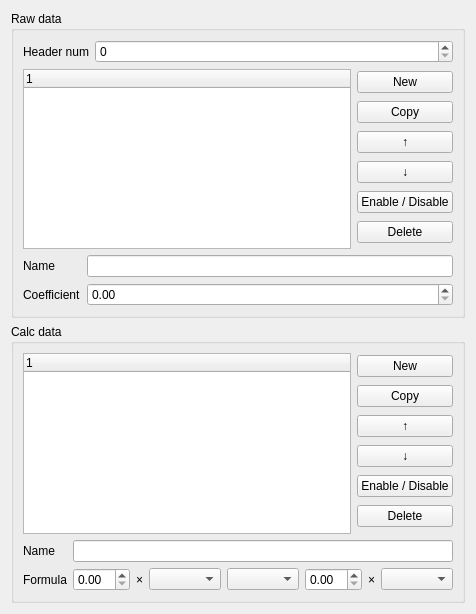
<?xml version="1.0" encoding="UTF-8"?>
<ui version="4.0">
 <class>Form</class>
 <widget class="QWidget" name="Form">
  <property name="geometry">
   <rect>
    <x>0</x>
    <y>0</y>
    <width>460</width>
    <height>614</height>
   </rect>
  </property>
  <property name="windowTitle">
   <string>Form</string>
  </property>
  <layout class="QVBoxLayout" name="verticalLayout_4">
   <item>
    <widget class="QGroupBox" name="groupBox">
     <property name="title">
      <string>Raw data</string>
     </property>
     <layout class="QVBoxLayout" name="verticalLayout_7">
      <item>
       <layout class="QFormLayout" name="formLayout">
        <item row="0" column="0">
         <widget class="QLabel" name="label">
          <property name="text">
           <string>Header num</string>
          </property>
         </widget>
        </item>
        <item row="0" column="1">
         <widget class="QSpinBox" name="headerNumSpinBox"/>
        </item>
       </layout>
      </item>
      <item>
       <layout class="QHBoxLayout" name="horizontalLayout">
        <item>
         <widget class="QTreeWidget" name="rawDataTreeWidget">
          <column>
           <property name="text">
            <string notr="true">1</string>
           </property>
          </column>
         </widget>
        </item>
        <item>
         <layout class="QVBoxLayout" name="verticalLayout">
          <item>
           <widget class="QPushButton" name="rawDataNewButton">
            <property name="text">
             <string>New</string>
            </property>
           </widget>
          </item>
          <item>
           <widget class="QPushButton" name="rawDataCopyButton">
            <property name="text">
             <string>Copy</string>
            </property>
           </widget>
          </item>
          <item>
           <widget class="QPushButton" name="rawDataUpButton">
            <property name="text">
             <string>↑</string>
            </property>
           </widget>
          </item>
          <item>
           <widget class="QPushButton" name="rawDataDownButton">
            <property name="text">
             <string>↓</string>
            </property>
           </widget>
          </item>
          <item>
           <widget class="QPushButton" name="rawDataEnableButton">
            <property name="text">
             <string>Enable / Disable</string>
            </property>
           </widget>
          </item>
          <item>
           <widget class="QPushButton" name="rawDataDeleteButton">
            <property name="text">
             <string>Delete</string>
            </property>
           </widget>
          </item>
         </layout>
        </item>
       </layout>
      </item>
      <item>
       <layout class="QFormLayout" name="formLayout_2">
        <item row="0" column="0">
         <widget class="QLabel" name="label_2">
          <property name="text">
           <string>Name</string>
          </property>
         </widget>
        </item>
        <item row="1" column="0">
         <widget class="QLabel" name="label_3">
          <property name="text">
           <string>Coefficient</string>
          </property>
         </widget>
        </item>
        <item row="0" column="1">
         <widget class="QLineEdit" name="rawDataNameEdit"/>
        </item>
        <item row="1" column="1">
         <widget class="QDoubleSpinBox" name="rawDataCoefficientSpinBox"/>
        </item>
       </layout>
      </item>
     </layout>
    </widget>
   </item>
   <item>
    <widget class="QGroupBox" name="groupBox_2">
     <property name="title">
      <string>Calc data</string>
     </property>
     <layout class="QVBoxLayout" name="verticalLayout_5">
      <item>
       <layout class="QHBoxLayout" name="horizontalLayout_3">
        <item>
         <widget class="QTreeWidget" name="calcDataTreeWidget">
          <column>
           <property name="text">
            <string notr="true">1</string>
           </property>
          </column>
         </widget>
        </item>
        <item>
         <layout class="QVBoxLayout" name="verticalLayout_3">
          <item>
           <widget class="QPushButton" name="calcDataNewButton">
            <property name="text">
             <string>New</string>
            </property>
           </widget>
          </item>
          <item>
           <widget class="QPushButton" name="calcDataCopyButton">
            <property name="text">
             <string>Copy</string>
            </property>
           </widget>
          </item>
          <item>
           <widget class="QPushButton" name="calcDataUpButton">
            <property name="text">
             <string>↑</string>
            </property>
           </widget>
          </item>
          <item>
           <widget class="QPushButton" name="calcDataDownButton">
            <property name="text">
             <string>↓</string>
            </property>
           </widget>
          </item>
          <item>
           <widget class="QPushButton" name="calcDataEnableButton">
            <property name="text">
             <string>Enable / Disable</string>
            </property>
           </widget>
          </item>
          <item>
           <widget class="QPushButton" name="calcDataDeleteButton">
            <property name="text">
             <string>Delete</string>
            </property>
           </widget>
          </item>
         </layout>
        </item>
       </layout>
      </item>
      <item>
       <layout class="QFormLayout" name="formLayout_3">
        <item row="0" column="0">
         <widget class="QLabel" name="label_4">
          <property name="text">
           <string>Name</string>
          </property>
         </widget>
        </item>
        <item row="1" column="0">
         <widget class="QLabel" name="label_5">
          <property name="text">
           <string>Formula</string>
          </property>
         </widget>
        </item>
        <item row="0" column="1">
         <widget class="QLineEdit" name="calcDataNameEdit"/>
        </item>
        <item row="1" column="1">
         <layout class="QHBoxLayout" name="horizontalLayout_4">
          <item>
           <widget class="QDoubleSpinBox" name="calcFirstDataCoefficientSpinBox"/>
          </item>
          <item>
           <widget class="QLabel" name="label_6">
            <property name="sizePolicy">
             <sizepolicy hsizetype="Fixed" vsizetype="Preferred">
              <horstretch>0</horstretch>
              <verstretch>0</verstretch>
             </sizepolicy>
            </property>
            <property name="text">
             <string>×</string>
            </property>
           </widget>
          </item>
          <item>
           <widget class="QComboBox" name="calcFirstDataComboBox"/>
          </item>
          <item>
           <widget class="QComboBox" name="operatorComboBox"/>
          </item>
          <item>
           <widget class="QDoubleSpinBox" name="calcSecondDataCoefficientSpinBox"/>
          </item>
          <item>
           <widget class="QLabel" name="label_7">
            <property name="sizePolicy">
             <sizepolicy hsizetype="Fixed" vsizetype="Preferred">
              <horstretch>0</horstretch>
              <verstretch>0</verstretch>
             </sizepolicy>
            </property>
            <property name="text">
             <string>×</string>
            </property>
           </widget>
          </item>
          <item>
           <widget class="QComboBox" name="calcSecondDataComboBox"/>
          </item>
         </layout>
        </item>
       </layout>
      </item>
     </layout>
    </widget>
   </item>
  </layout>
 </widget>
 <resources/>
 <connections/>
</ui>
